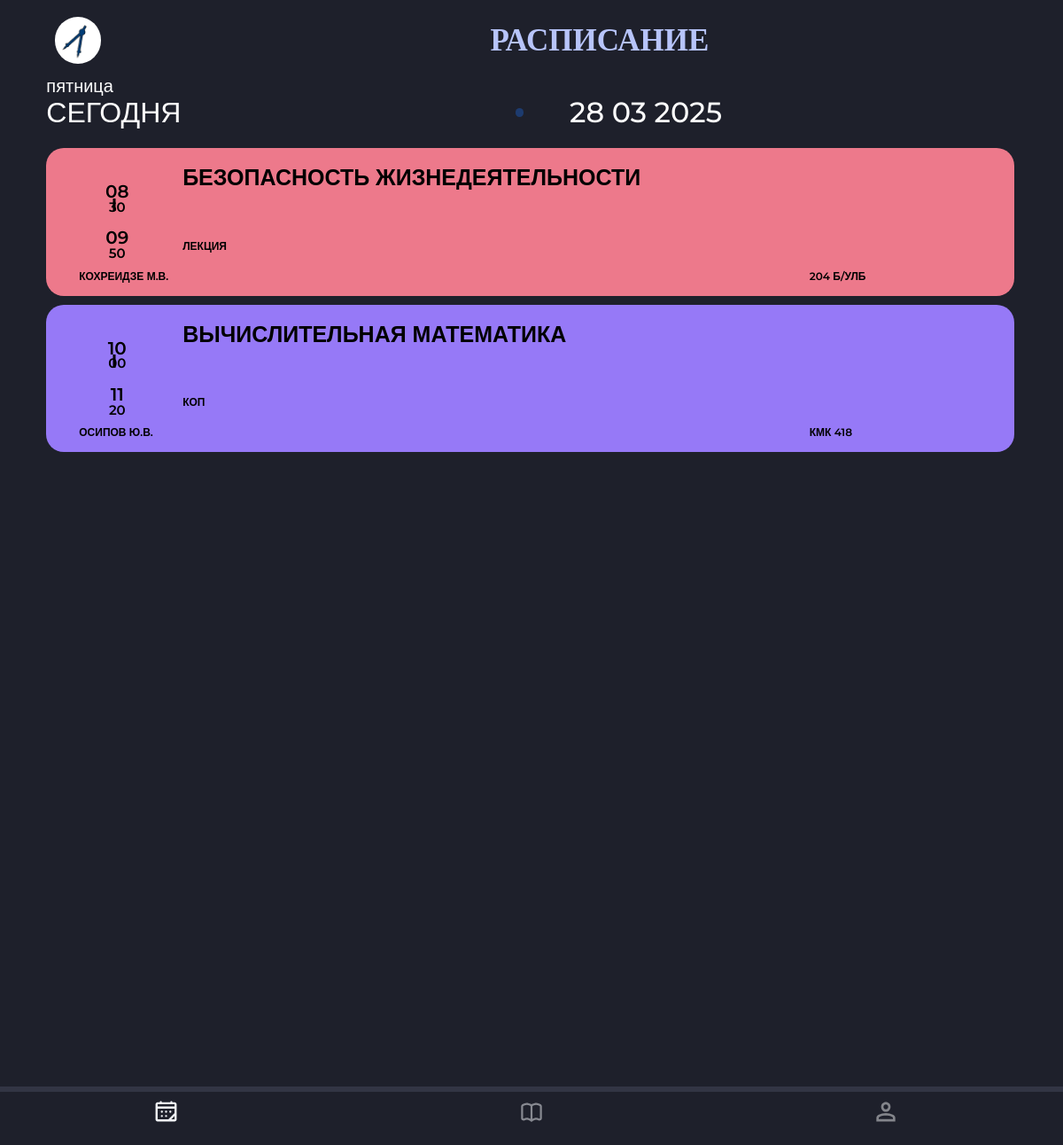
The app's page /timetable/ (signed in), older data.
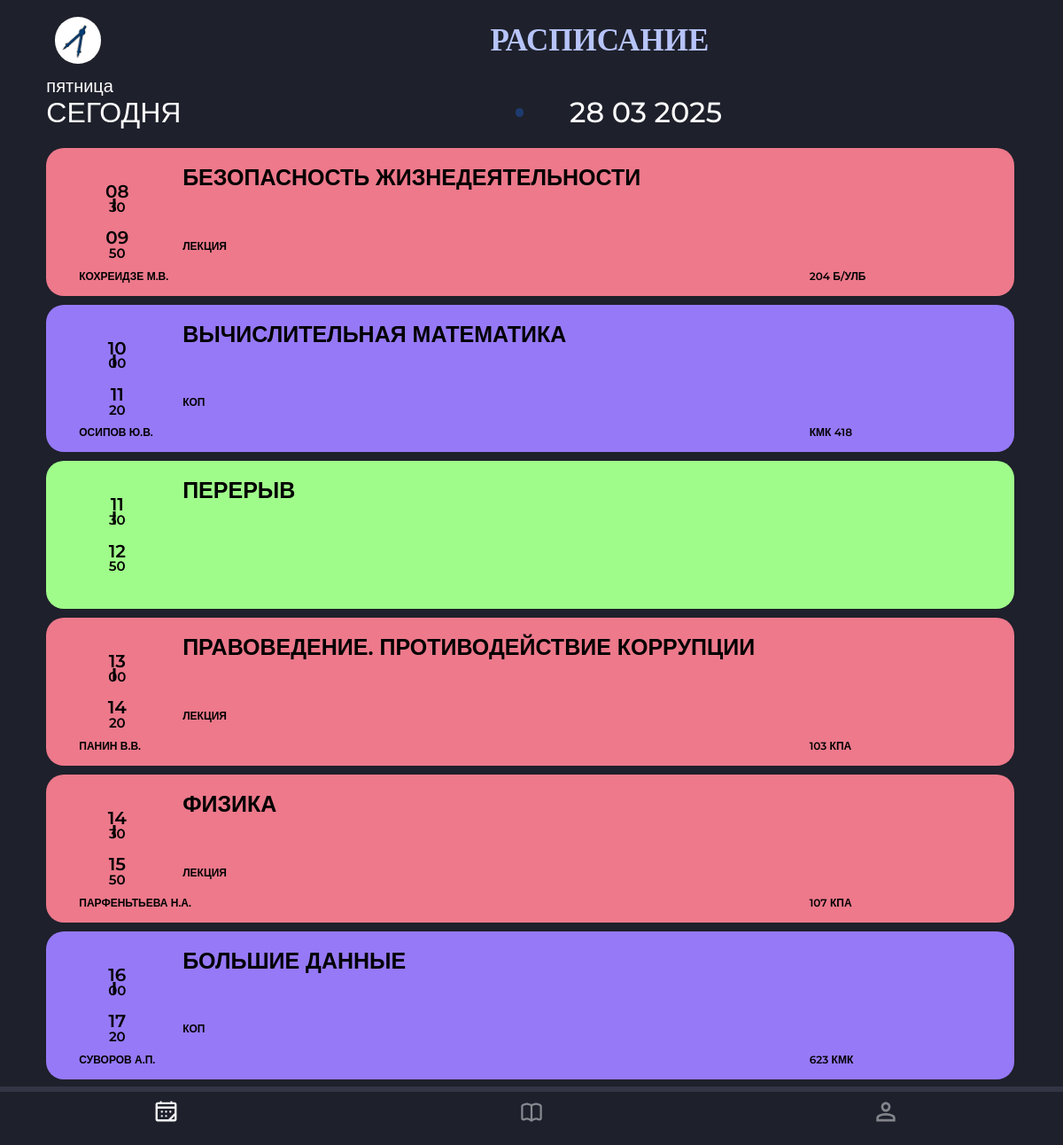
The same page, newer data.
### timetable/models.py (models this page shows, shortened)
class Timetable(models.Model): # Создаём новый класс, который будет служить для блога моделью, указывая все необходимые элементы.
   week_type = models.CharField(max_length=30)#Чётность недели
   time_range = models.CharField(max_length=30)#Время пары Пример: (10:00 11:20)
   subject_name = models.CharField(max_length=300) #Название пары
   subject_type = models.CharField(max_length=30, blank=True, null=True)#Вид пары
   teacher = models.CharField(max_length=200, blank=True, null=True)#Преподаватель
   location = models.CharField(max_length=100, blank=True, null=True)#Место проведения

### timetable/views.py (the view)
# urls.py: path('', views.TimetableListView.as_view(), name = "timetable_list"),
class TimetableListView(LoginRequiredMixin, ListView):
    model = Timetable
    queryset = Timetable.objects.all().order_by("time_range")
    redirect_field_name = '../timetable'
    def get_context_data(self,*args, **kwargs):
            model = Timetable
            queryset = Timetable.objects.all().order_by("time_range")
            context = super(TimetableListView, self).get_context_data(*args,**kwargs)
            context['Timetable_list'] = queryset
            today = date.today()
            def day_of_week(day):
                if day == 'Monday':
                    return 'понедельник'
                elif day == 'Tuesday':
                    return 'вторник'
                elif day == 'Wednesday':
                    return 'среда'
                elif day == 'Thursday':
                    return 'четверг'
                elif day == 'Friday':
                    return 'пятница'
                elif day == 'Saturday':
                    return 'суббота'
                elif day == 'Sunday':
                    return 'воскресенье'
            day_type = day_of_week(today.strftime('%A'))
            today = str(today).split('-')
            today = ' '.join(today[::-1])
            '''
            def time_dupl(rng):
                        #range = "10:00 11:20" =>
                        rng = rng.split()
                        rng = list(map(lambda x: x.split(':'),rng))
                        return rng
            cntx = {}
            for i in queryset:
                rng = time_dupl(i.time_range)
                if cntx == {}:
                    cntx = {'st1':rng[0][0],
                                'en1': rng[0][1],
                                'st2':rng[1][0],
                                'en2':rng[1][1]}
                else:
                    cntx =
            context['timing'] = cntx
            '''
            context['today'] = today
            context['day_type'] = day_type
            return context

### timetable/templates/timetable/timetable_list.html
{% extends "timetable/base.html" %}
{% load static %}
{% block content %}
    {% for timetable in timetable_list %}
        <div class="{{ timetable.subject_name }}">
            {%if timetable.subject_type == "Практика"%}
            <div class="overlap-group">
            {%elif timetable.subject_type == "КОП"%}
            <div class="overlap">
            {%elif timetable.subject_type == "Лекция"%}
            <div class="overlap-2">
            {%elif timetable.subject_type == NULL%}
            <div class="overlap-3">
            {%endif%}
                <p class="element">
                    <span class="span">{{ timetable.time_range|slice:":2" }}<br/></span><span class="text-wrapper-5">{{ timetable.time_range|slice:"3:5" }}</span>
                </p>
                <p class="p">
                    <span class="span">{{ timetable.time_range|slice:"6:8" }}<br /></span> <span class="text-wrapper-5">{{ timetable.time_range|slice:"9:11" }}</span>
                </p>
                <img class="line" src="{% static 'img/line.svg' %}"/>
                <div class="overlap-group-2">
                    <div class="text-wrapper-6">{{ timetable.subject_name }}</div>
                    <div class="text-wrapper-7">
						{% if timetable.subject_type %}
							{{ timetable.subject_type }}
						{% endif %}
					</div>
                </div>
                <div class="text-wrapper-8">
					{% if timetable.teacher %}
						{{ timetable.teacher }}
					{% endif %}
				</div>
                <div class="text-wrapper-9">
					{% if timetable.location %}
						{{ timetable.location }}
					{% endif %}
				</div>
            </div>
        </div>
    {% endfor %}
{% endblock %}

### timetable/templates/timetable/base.html (shortened to what this page needs)
{% load static %}
<!DOCTYPE html>
<html>
	<head>
	   <link rel="stylesheet" href="{% static 'css/style_schedule.css' %}" rel="preload" as="style" onload="this.onload=null;this.rel='stylesheet'">
	   <link rel="stylesheet" href="{% static 'css/styleguide_schedule.css' %}">
	</head>
	<body>
	  <div class="div-wrapper">
		<div class="div">
			<div class="view">
				<div class="frame">
					<img class="mask-group" src="{% static 'img/mask-group.png'%}" />
					<div class="text-wrapper">РАСПИСАНИЕ</div>
				</div>
				<div class="text-wrapper-2">СЕГОДНЯ</div>
				<div class="text-wrapper-3">{{ day_type }}</div>
				<div class="ellipse"></div>
				<div class="text-wrapper-4">{{ today }}</div>
			</div>
			<div class = "group">
			{% block content %}
			{% endblock %}
			</div>
			<div class="view-2">
				<div class="overlap-6">
					<a href="/profile">
					<img class="settings" src="{% static 'img/settings.svg' %}"/>
					</a>
					<a href="/news">
					<img class="element-general-book" src="{% static 'img/book.svg' %}" />
					</a>
					<a href="/timetable">
					<img class="element-general-calendar" src="{% static 'img/calendar.svg' %}" />
					</a>
				</div>
			</div>
		</div>
	</div>
	</body>
</html>

Row changes from the older to the newer data that the page shows:
added Timetable: time_range "11", time_range "30", time_range "12", time_range "50", subject_name "ПЕРЕРЫВ"
added Timetable: time_range "13", time_range "00", time_range "14", time_range "20", subject_name "ПРАВОВЕДЕНИЕ. ПРОТИВОДЕЙСТВИЕ КОРРУПЦИИ", subject_type "ЛЕКЦИЯ", teacher "ПАНИН В.В.", location "103 КПА"
added Timetable: time_range "14", time_range "30", time_range "15", time_range "50", subject_name "ФИЗИКА", subject_type "ЛЕКЦИЯ", teacher "ПАРФЕНЬТЬЕВА Н.А.", location "107 КПА"
added Timetable: time_range "16", time_range "00", time_range "17", time_range "20", subject_name "БОЛЬШИЕ ДАННЫЕ", subject_type "КОП", teacher "СУВОРОВ А.П.", location "623 КМК"
